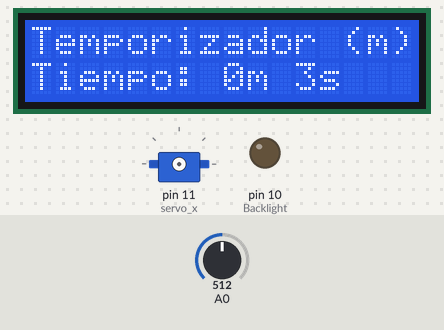
Bench run of a sketch on a simulated Arduino Uno, built with avr-gcc and run on an emulated ATmega328P. On the bench: 16×2 character LCD, servo, output pins drawn as LEDs (lit = HIGH). Wiring (inferred from the names in the program): servo: signal pin 11. The inputs (shaded band) are chosen by the test bench; at power-on: A0 = 512. Servo pulses on a pin are drawn as a servo (544–2400 µs = 0–180°); pins used as bus, display or sensor lines are not drawn.

Above: at 3.2 s.
3.3 s: A0 set to 634
6.0 s: A0 set to 659
At 6.8 s:
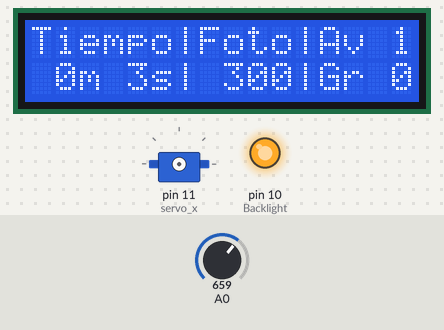
9.0 s: A0 set to 109
At 11.0 s:
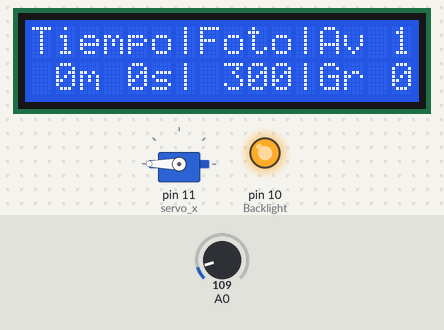
12.0 s: A0 set to 90
15.0 s: A0 set to 511
At 15.06 s:
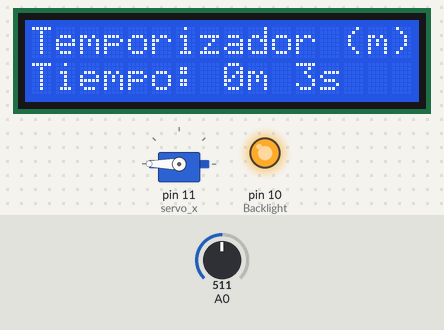
16.7 s: A0 set to 5
At 17.21 s:
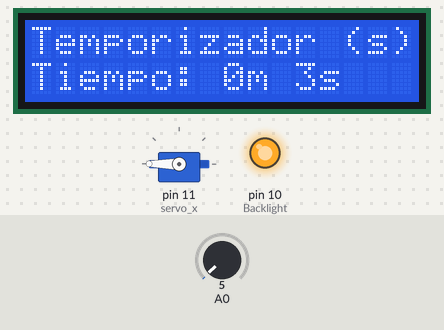
Timing chart, 0 to 19.7 s (numbered marks = the images above; inputs shaded):
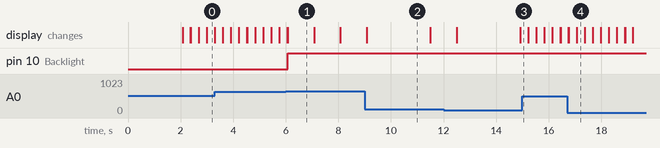

Measured:
- the behaviour switches between 650 and 651 on A0 (found by bisection; images 0 and 1)
- after the input at 6.0 s, pin 10 (Backlight): LOW → HIGH after 0.07 s; the display: first differs from a run without the input after 0.07 s (image 1)
- after the input at 16.7 s, the display: first differs from a run without the input after 0.36 s (image 4)
- what the display in image 1 shows lasts 1.0 s, from 6.1 s to 7.1 s
- what the display in image 2 shows lasts 2.4 s, from 9.1 s to 11.5 s

The sketch:

Timelapsed_controller_menu.ino
```cpp
/*
El programa: este programa controla un Dolly para la realizacion de TimeLapsed v2
*/


/*
 The circuit:
 * LCD RS pin to digital pin 8
 * LCD Enable pin to digital pin 9
 * LCD D4 pin to digital pin 4
 * LCD D5 pin to digital pin 5
 * LCD D6 pin to digital pin 6
 * LCD D7 pin to digital pin 7
 * LCD R/W pin to ground
 * 10K resistor:
 * ends to +5V and ground
 * wiper to LCD VO pin (pin 3)

 * Servo  movimiento en eje x to digital pin 11

*/

// include the library code:
 #include <LiquidCrystal.h>


// initialize the library with the numbers of the interface pins
 LiquidCrystal lcd(8, 9, 4, 5, 6, 7);
 int servo_x = 11; //Pin servo eje X


 int ButtonVoltage = 0;
 int ButtonPressed = 0;
 int Backlight = 10;
 int fadeValue = 255;
 int retardo = 0;
 int repetir;
 int avances;
 int giro;
// parametros pre cargados.
 int time_lapse_s = 3;
 int time_lapse_m = 0;
 int avance_x = 1;
 int pos_x;
 int disparos = 300;
 int menu_num = 0;

 int pulso;
 int vueltas_x;
 /*
 byte abajo[8] = {
	B00100,	B00100,	B00100,	B00100,	B00100,	B11111,	B01110,	B00100
 };

 byte arriba[8] = {
	B00100,	B01110,	B11111,	B00100,	B00100,	B00100,	B00100,	B00100
 };*/

#define BUTTON_SELECT 5
 #define BUTTON_LEFT 4
 #define BUTTON_DOWN 3
 #define BUTTON_UP 2
 #define BUTTON_RIGHT 1
 #define BUTTON_NONE 0


void setup() {
  lcd.begin(16, 2);
  pinMode(servo_x, OUTPUT);
  lcd.setCursor (0,0);
  lcd.print("TL control - ELM");
  lcd.setCursor (0,1);
  lcd.print("ServoX = Pin 11");
  delay(2000);
  lcd.clear();
}


void loop(){

ButtonVoltage = analogRead(0);

if (ButtonVoltage > 800) ButtonPressed = BUTTON_NONE; // No button pressed should be 1023
else if (ButtonVoltage > 650) ButtonPressed = BUTTON_SELECT;
else if (ButtonVoltage > 400) ButtonPressed = BUTTON_LEFT;
else if (ButtonVoltage > 290) ButtonPressed = BUTTON_DOWN;
else if (ButtonVoltage > 100) ButtonPressed = BUTTON_UP;
else ButtonPressed = BUTTON_RIGHT;


menu (menu_num);


switch (ButtonPressed)
{
   case BUTTON_LEFT:
  {
    if (menu_num > 0)
    {menu_num --;}
    delay (300);
    lcd.clear();
    break;
  }
   case BUTTON_RIGHT:
  {
    if (menu_num < 25)  // numero maximo de menu = 6, cambiar segun menus
    {menu_num ++;}
    delay (300);
    lcd.clear();
    break;
  }

   case BUTTON_UP:     // Sube el parametro visualizado en menu
  {

    if (menu_num == 0)         {delay (300); time_lapse_m ++;}
    else if (menu_num == 1)    {delay (300); time_lapse_s ++;}
    else if (menu_num == 2)    {delay (300); avance_x ++;}
    else if (menu_num == 3)    {delay (300); disparos = disparos + 100;}
    else if (menu_num == 4)    {delay (300); disparos =disparos + 10;}
    else if (menu_num == 5)    {delay (300); disparos ++;}
    else if (menu_num == 6)    {delay (300); giro ++;}


    else if (menu_num == 7)    {delay (300); menu_num = 11;}
    else if (menu_num == 11)
    {
     digitalWrite(servo_x, HIGH); // activamos el pin de salida
     delayMicroseconds(2000); // esperamos el tiempo que dura el pulso en microsegundos
     digitalWrite(servo_x, LOW); // desactivamos el pin de salida
     delay(20); // PAUSA de 20 milisegundos
    }
    else if (menu_num == 14)
    {delay (300);
    if (fadeValue <=245) {fadeValue = fadeValue + 10;}
    }

    break;
  }
   case BUTTON_DOWN:    // baja el parametro visualizado en menu
  {
    if (menu_num == 0)         {delay (300);time_lapse_m --;}
    else if (menu_num == 1)    {delay (300);time_lapse_s --;}
    else if (menu_num == 2)    {delay (300); avance_x --;}
    else if (menu_num == 3)    {delay (300); disparos =disparos - 100;}
    else if (menu_num == 4)    {delay (300); disparos = disparos - 10;}
    else if (menu_num == 5)    {delay (300); disparos --;}
    else if (menu_num == 6)    {delay (300); giro --;}
    else if (menu_num == 7)    {delay (300); menu_num --;}

    else if (menu_num == 11)
    {
     digitalWrite(servo_x, HIGH); // activamos el pin de salida
     delayMicroseconds(1000); // esperamos el tiempo que dura el pulso en microsegundos
     digitalWrite(servo_x, LOW); // desactivamos el pin de salida
     delay(20); // PAUSA de 20 milisegundos
    }
    else if (menu_num == 14)
    {delay (300);
     if (fadeValue >=15) {fadeValue = fadeValue - 10;}
    }
    break;
  }

   case BUTTON_SELECT:
   {
     lcd.clear();
     lcd.setCursor (0,0);
     lcd.print("Tiempo|Foto|Av");
     if (avance_x < 10)
     {lcd.print (" ");
     }
     lcd.print(avance_x);
     lcd.setCursor (0,1);
     repetir = disparos;
     for (disparos; disparos >= 0; disparos --)
    {
     for (retardo=time_lapse_m*60 + time_lapse_s  ; retardo >= 0; retardo--)
     {
        analogWrite (Backlight, fadeValue);
        lcd.setCursor (0,1);
        if (retardo/60 < 10){lcd.print (" ");}
        lcd.print (retardo/60);
        lcd.print ("m ");

        lcd.setCursor (3,1);
        if (retardo%60 < 10){lcd.print (" ");}
        lcd.print (retardo%60);
        lcd.print ("s ");

        lcd.setCursor (6,1);
        lcd.print ("|");

        lcd.setCursor (7,1);
        if (disparos < 1000) {lcd.print (" ");}
        lcd.print (disparos);
        lcd.print ("   ");
        lcd.setCursor (11,1);

        lcd.print ("|");
        lcd.print ("Gr");
        if (giro < 10){lcd.print (" ");}
        lcd.print (giro);

        if (analogRead(0) < 100)      {break;}

        delay (1000);
       // aqui va la orden de disparo para la camara
    }


     if (avance_x > 0)
     {pulso = 2000;
     avances = avance_x;
     } // 1000 el servo retrocede. 2000 el servo avanza
     else if (avance_x < 0)
     {pulso = 1000;
      avances = avance_x *(-1);}

     vueltas_x = avances *64;
     for(pos_x=0; pos_x < vueltas_x; pos_x ++)
     {
     digitalWrite(servo_x, HIGH); // activamos el pin de salida
     delayMicroseconds(pulso); // esperamos el tiempo que dura el pulso en microsegundos
     digitalWrite(servo_x, LOW); // desactivamos el pin de salida
     delay(20); // PAUSA de 20 milisegundos

     }
      if (analogRead(0) < 100)      {break;}

    }
//     lcd.setCursor (10,0);
     analogWrite (Backlight, 255);
  }
     disparos = repetir;
     delay (1000);
     lcd.clear();
     break;
  }


} // ciere del void loop()
```

pgm_menu.ino
```cpp
void menu(int menu_num) {
  // put your setup code here, to run once:
if (menu_num == 0 || menu_num == 1)                   // Temporizador entre disparos
  {
    lcd.setCursor (0,0);
    lcd.print("Temporizador ");
    lcd.setCursor (0,1);
    lcd.print("Tiempo: ");
    lcd.print (time_lapse_m);
    lcd.print ("m ");
    lcd.print (time_lapse_s);
    lcd.print ("s ");
    if (menu_num == 0)
      {
        lcd.setCursor (13,0);
        lcd.print ("(m)");
      }
    if (menu_num == 1)
      {
        lcd.setCursor (13,0);
        lcd.print ("(s)");
      }
  }
  else if (menu_num == 2) // Avance del carro por disparo
  {
    //lcd.clear();
    lcd.setCursor (0,0);
    lcd.print("Desplaza en mm");
    lcd.setCursor (0,1);
    lcd.print("Avance: ");
    lcd.print (avance_x);
    lcd.print("    ");

  }

    else if (menu_num >= 3 && menu_num <= 5) //selector número disparos
  {
    //lcd.clear();
    lcd.setCursor (0,0);
    if (menu_num == 3)
    {lcd.print("Numero      _");}
    else if (menu_num == 4)
    {lcd.print("Numero       _");}
    else if (menu_num == 5)
    {lcd.print("Numero        _");}
    lcd.setCursor (0,1);
    lcd.print("Fotogramas: ");
    lcd.print (disparos);
    lcd.print ("    ");
  }

    else if (menu_num == 6) //Control Giro
  {
    //lcd.clear();
    lcd.setCursor (0,0);
    lcd.print("Rotacion");
    lcd.setCursor (0,1);
    lcd.print("Pasos: ");
    lcd.print (giro);
    lcd.setCursor (0,1);
  }
      else if (menu_num == 7) //Configuracion
  {
    //lcd.clear();
    lcd.setCursor (0,0);
    lcd.print("Configuracion");
    lcd.setCursor (0,1);
    lcd.print("volver  -  entrar");
    lcd.setCursor (0,1);
  }


  else if (menu_num == 11) //Avance manual del carro
  {
    lcd.setCursor (0,0);
    lcd.print("Mover Slider   ");
    lcd.setCursor (0,1);
    lcd.print("- IZDA || DCHA +");
    lcd.setCursor (0,1);
  }

    else if (menu_num == 12) //giro manual
  {
    lcd.setCursor (0,0);
    lcd.print("giro manual");
    lcd.setCursor (0,1);
    lcd.print("Pulse UP");
  }
    else if (menu_num == 13) //DISPARO MANUAL CAMARA
  {
    lcd.setCursor (0,0);
    lcd.print("Disparo manual");
    lcd.setCursor (0,1);
    lcd.print("Pulse UP");
  }

      else if (menu_num == 14) //retroiluminacion panel
  {
    lcd.setCursor (0,0);
    lcd.print("Iluminacion");
    lcd.setCursor (0,1);
    lcd.print("pantalla: ");
    lcd.print(fadeValue);
    lcd.print("   ");
  }
}
```
